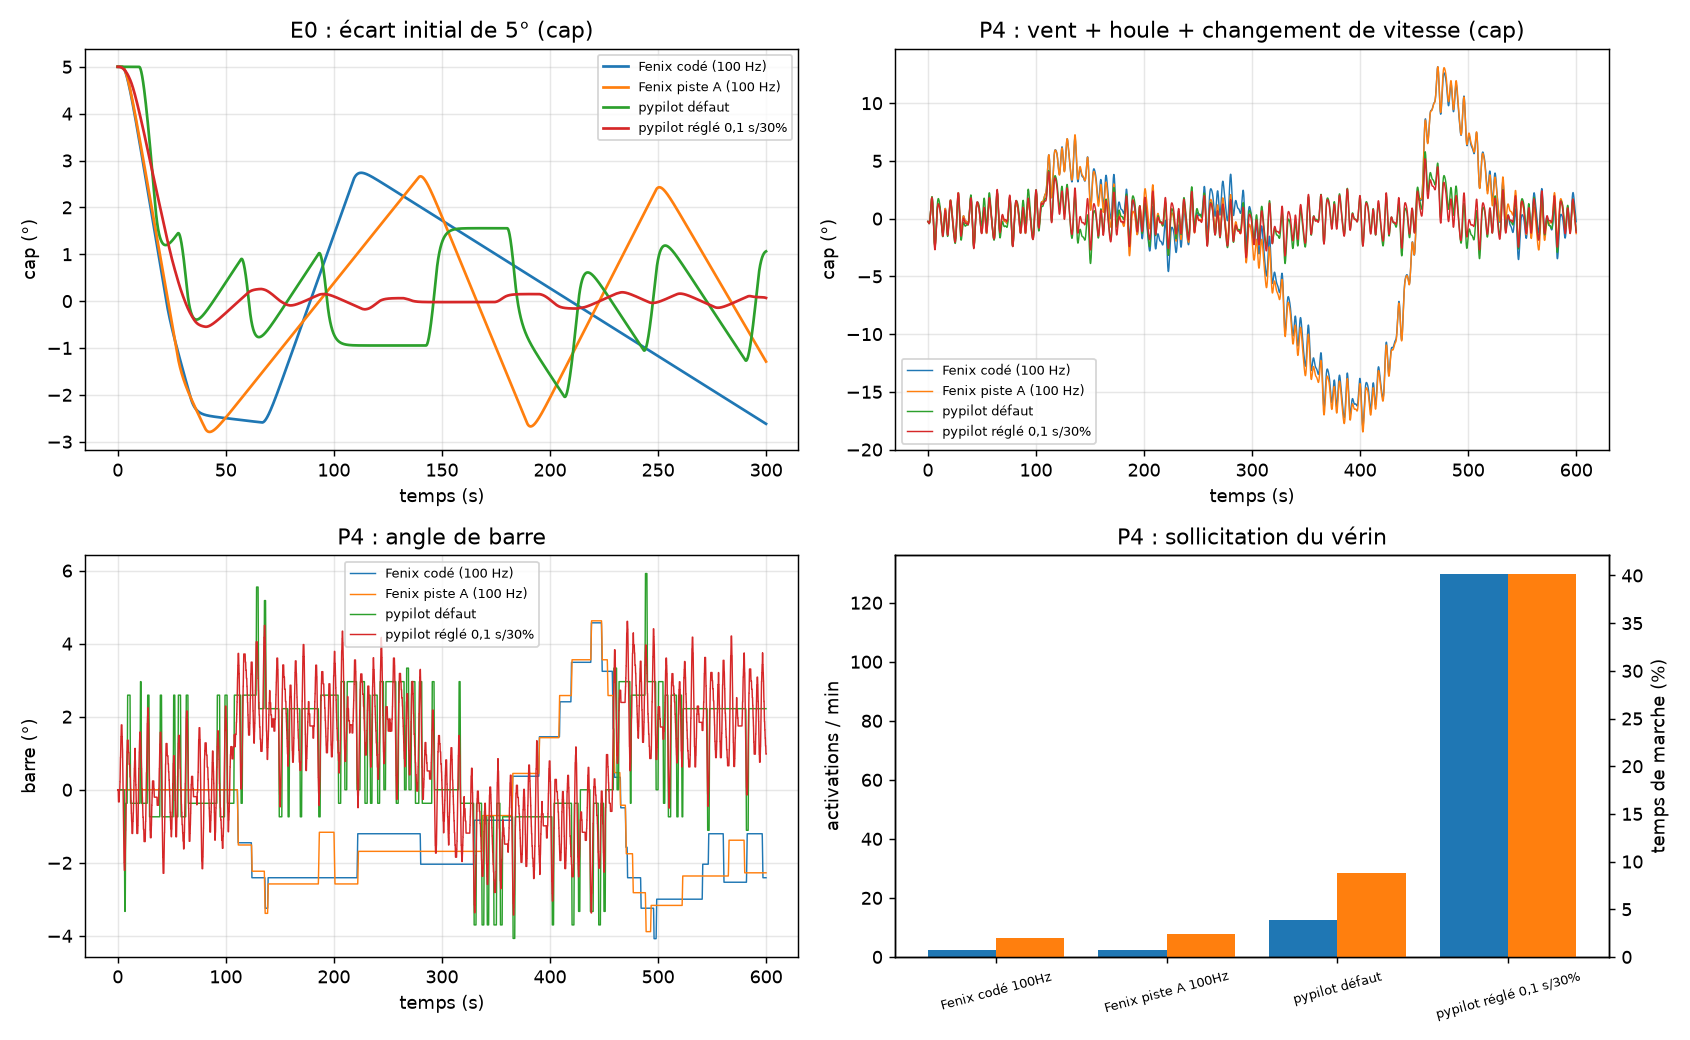

Recreate this plot in Python.
#!/usr/bin/env python3
# -*- coding: utf-8 -*-
"""
Banc de comparaison COMMUN Fenix / pypilot (supplément du plan de tests, § 10).

Ce que ce script ajoute aux deux scripts existants (qui ne sont pas modifiés) :
  - un seul bateau, un seul vérin (vitesse max V), une seule limite de barre L,
    les mêmes conditions initiales et les mêmes perturbations pour tous ;
  - des perturbations : vent (P1), houle (P2), changement de vitesse du bateau (P3),
    combinaison (P4) ;
  - les cinq indicateurs demandés : temps d'établissement (±0,5°), dépassement
    maximal (°), erreur RMS, nombre d'activations du vérin, énergie (estimation) ;
    plus le temps de marche (cycle de service 20 %) et les saturations ;
  - un modèle du vérin de Fenix plus fidèle : seuils d'arrêt / redémarrage, deux
    niveaux de vitesse, rampes, attente de 1,8 s entre inversions (port de
    ActuatorManager::controlActuator, lecture du code, jamais exécuté sur Arduino).

DÉPEND de fenix_pid_sim.py et pypilot_sim.py : les placer dans le MÊME dossier.

HYPOTHÈSES (aucune n'est mesurée ; toutes à remplacer, voir plan de tests M2, M3, M7, M8) :
  - Bateau Nomoto T = 2,26 s, K = 0,19 (bateau de 12 m, valeurs par défaut de Fenix).
  - Vérin : V_MAX = 7,4 °/s à pleine vitesse, vitesse proportionnelle au PWM, pas de
    PWM minimal de démarrage (PWM_MIN_MOVE = 0).
  - Fenix : controlActuator appelé à ACT_HZ (10 ou 100 Hz, À VÉRIFIER dans le firmware :
    cela fixe la durée des rampes de ±5 par appel). Seuil d'arrêt 0,3° et de redémarrage
    1,2° (rudDamping = 5 de HC_INSTPARAM, converti par _ratio = course de barre /
    course du potentiomètre, supposé 700/1023) ; variante 0,6° / 2,4° (valeur 10 de
    DEFAULT_ERROR_FEEDBACK). Le vrai rapport dépend de l'étalonnage du potentiomètre.
  - Fenix connaît exactement la vitesse relative f du bateau.
  - Houle : lacet direct de 1,2° à 6 s, 0,8° à 9 s, 0,5° à 4 s (phases aléatoires par graine).
  - Vent : décalage de barre équivalent (« helm ») en échelon puis rampe.
  - Courant du vérin : 1 A (à vide) à 10 A (pleine charge) d'après la fiche, supposé
    proportionnel au rapport PWM ; énergie = ordre de grandeur, pas une mesure.
  - Bruit capteur : cap 0,2°, gyroscope 0,1 °/s.
  - Piste A (vitesse proportionnelle, Fenix) : paramètres de ma main (plancher PWM 60,
    saturation à 6° d'écart), non validés.

Usage :  python3 comparaison_pilotes.py
"""
import os
import sys

import numpy as np

sys.path.insert(0, os.path.dirname(os.path.abspath(__file__)))
import fenix_pid_sim as fx          # noqa: E402
import pypilot_sim as pp            # noqa: E402

DT = 0.05
T0, K0 = 2.26, 0.19
V_MAX = 7.4          # °/s de barre à pleine vitesse (calcul du montage, rapport § 10.3)
L_DEF = 20.0         # limite de barre commune (°)
ACT_HZ = 10.0        # fréquence supposée d'appel de controlActuator
STOP_DEF = 0.3       # seuil d'arrêt (°) : rudDamping = 5 dans HC_INSTPARAM -> toRudder(5) ~ 3 dixièmes
PWM_MIN_MOVE = 0.0   # PWM minimal de démarrage (inconnu : M3)
SEEDS = (1, 2, 3, 4, 5)
VOLT = 12.0
I_LOW, I_HIGH = 1.0, 10.0


def sign(x):
    return 1 if x > 0 else (-1 if x < 0 else 0)


# ---------------------------------------------------------------- perturbations
def make_disturbances(profile, n, seed, wave_scale=1.0):
    """Retourne (d, f, wave_psi, wave_r) : décalage de barre équivalent (°), vitesse
    relative du bateau, lacet de houle (°) et sa vitesse (°/s)."""
    t = np.arange(n) * DT
    d, f = np.zeros(n), np.ones(n)
    wpsi, wr = np.zeros(n), np.zeros(n)
    rng = np.random.default_rng(1000 + seed)
    if profile in ("P1", "P4"):                          # vent
        w = np.zeros(n)
        w[t >= 100] = 2.0
        ramp = (t >= 250) & (t < 330)
        w[ramp] = 2.0 - 3.0 * (t[ramp] - 250) / 80.0
        w[(t >= 330) & (t < 450)] = -1.0
        d += w
    if profile in ("P2", "P4"):                          # houle
        for amp, per in ((1.2, 6.0), (0.8, 9.0), (0.5, 4.0)):
            ph = rng.uniform(0, 2 * np.pi)
            om = 2 * np.pi / per
            wpsi += wave_scale * amp * np.sin(om * t + ph)
            wr += wave_scale * amp * om * np.cos(om * t + ph)
    if profile == "P3":                                  # P3 seul : barre de compensation constante
        d[t >= 100] += 2.0
    if profile in ("P3", "P4"):                          # vitesse du bateau
        down = (t >= 200) & (t < 260)
        f[down] = 1.0 - 0.5 * (t[down] - 200) / 60.0
        f[(t >= 260) & (t < 400)] = 0.5
        up = (t >= 400) & (t < 460)
        f[up] = 0.5 + 0.5 * (t[up] - 400) / 60.0
    return d, f, wpsi, wr


# ---------------------------------------------------------------- vérin de Fenix
class FenixActuator:
    """Port simplifié de ActuatorManager::controlActuator (lecture du code).

    Décisions évaluées à chaque pas de 50 ms ; les rampes (±5 PWM par appel) sont
    ramenées au temps continu avec ACT_HZ appels par seconde. Le test de blocage,
    les fins de course et le courant ne sont pas modélisés."""

    def __init__(self, mode="coded", hz=ACT_HZ, stop=STOP_DEF, slow=3.0, V=V_MAX,
                 L=L_DEF, floor=60.0, sat=6.0):
        self.mode, self.hz, self.stop, self.slow = mode, hz, stop, slow
        self.restart = 4 * stop
        self.V, self.L, self.floor, self.sat = V, L, floor, sat
        self.pwm, self.dir, self.last_dir = 0.0, 1, 1
        self.estados, self.timer, self.t_timer, self.double = 0, 0, 0.0, False

    def step(self, e, t, dt, delta):
        desired = 1 if e >= 0 else -1
        if self.pwm == 0 and self.timer == 0:           # horloge de la protection
            self.timer, self.t_timer = 1, t
        if self.timer == 1 and t - self.t_timer >= 1.8:
            self.timer = 2
        if abs(e) <= self.stop:                         # 3. bande d'arrêt
            self.pwm = 0.0
            return self._move(delta, dt)
        if self.pwm == 0 and self.restart > abs(e):     # ne pas redémarrer
            return self._move(delta, dt)
        speed_cmd = None
        if desired != self.last_dir or self.estados != 0:   # 4. changement de sens
            speed_cmd = 0.0
            if self.estados == 0:
                if not self.double:
                    self.double = True                  # première lecture : on garde l'état
                    return self._move(delta, dt)
                self.double = False
                self.estados = 1
            elif self.estados == 1:
                if self.pwm == 0:
                    self.estados = 2
            elif self.estados == 2:
                if self.timer == 2:
                    self.estados, self.timer = 0, 0
        if self.estados == 0:                           # 5. choix de la vitesse
            if self.mode == "coded":
                speed_cmd = 255.0 if abs(e) > self.slow else 255.0 / 3
            else:                                       # piste A : proportionnelle
                speed_cmd = min(255.0, max(self.floor, 255.0 * abs(e) / self.sat))
        if self.last_dir != desired and self.estados == 0:
            self.dir = desired
            self.last_dir = desired
        ds = speed_cmd - self.pwm                       # 6. rampes
        if abs(ds) < 5:
            ds = 0.0
        step = 5.0 * self.hz * dt
        new = self.pwm + (step if ds > 0 else -step if ds < 0 else 0.0)
        if (ds > 0 and new > speed_cmd) or (ds < 0 and new < speed_cmd):
            new = speed_cmd
        if new < 5:
            new = 0.0
        self.pwm = min(new, 255.0)
        return self._move(delta, dt)

    def _move(self, delta, dt):
        v = 0.0
        if self.pwm > PWM_MIN_MOVE:
            v = self.dir * self.V * self.pwm / 255.0
        nd = delta + v * dt
        if abs(nd) > self.L:                            # fin de course commune
            nd = self.L * sign(nd)
            self.pwm, v = 0.0, 0.0
        return nd, v


# ---------------------------------------------------------------- simulation commune
def run(algo, profile, seed, psi0=0.0, t_end=600.0, L=L_DEF, V=V_MAX, sub=4,
        noise=1.0, f_const=1.0, wave_scale=1.0):
    """algo : dict(kind='fenix'|'pyp', ...)."""
    n = int(t_end / DT)
    rng = np.random.default_rng(seed)
    nh = 0.2 * noise * rng.standard_normal(n)
    nr = 0.1 * noise * rng.standard_normal(n)
    d, f, wpsi, wr = make_disturbances(profile, n, seed, wave_scale)
    f = f * f_const
    psi, r, delta = psi0, 0.0, 0.0
    t_a, e_a, del_a, v_a, tgt_clip = (np.zeros(n) for _ in range(5))
    kind = algo["kind"]
    if kind == "fenix":
        pid = fx.FenixPID(sched=algo.get("sched", "fenix"))
        pid.start(-psi0)
        target = 0.0
        act = None if algo.get("act") == "ideal" else FenixActuator(
            algo.get("act", "coded"), algo.get("hz", ACT_HZ), stop=algo.get("stop", STOP_DEF), V=V, L=L)
    else:
        sv = pp.Servo(algo.get("servo", "real"), algo.get("period", 0.4),
                      algo.get("smin", 1.0), algo.get("smax", 1.0))
        heading_lp, hr_lp, hrr_lp, prev_r = psi0, 0.0, 0.0, 0.0
    for i in range(n):
        t = i * DT
        psi_true, r_true = psi + wpsi[i], r + wr[i]
        mh, mr = psi_true + nh[i], r_true + nr[i]
        v = 0.0
        if kind == "fenix":
            if i % 2 == 0:                               # PID à 10 Hz
                rudder_error = int(round((target - delta) * 10.0))
                u = pid.compute(-mh, rudder_error, f[i])
                raw = u / 10.0
                target = float(np.clip(raw, -L, L))
                tgt_clip[i] = 1.0 if abs(raw) > L else 0.0
            elif i > 0:
                tgt_clip[i] = tgt_clip[i - 1]
            e = target - delta
            if act is None:                              # vérin idéal (validation)
                step = float(np.clip(e, -V * DT, V * DT))
                delta = float(np.clip(delta + step, -L, L))
                v = step / DT
            else:
                delta, v = act.step(e, t, DT, delta)
            phys = delta
        else:
            hrr_raw = (mr - prev_r) / DT
            prev_r = mr
            heading_lp = .2 * mh + .8 * heading_lp
            hr_lp = .2 * mr + .8 * hr_lp
            hrr_lp = .1 * hrr_raw + .9 * hrr_lp
            err = min(max(heading_lp - 0.0, -30.0), 30.0)
            pr = np.sqrt(abs(err)) * (-1 if err < 0 else 1)
            cmd = .003 * err + .09 * hr_lp + .075 * hrr_lp + .005 * pr
            speed = sv.command(cmd, t, DT)
            nd = delta + V * speed * DT
            if abs(nd) > L:
                nd = L * sign(nd)
                speed = 0.0
            v = (nd - delta) / DT if speed != 0 else 0.0
            delta = nd
            phys = -delta                                # convention pypilot : signe inversé
        T, K = T0 / f[i], K0 * f[i]
        h = DT / sub
        for _ in range(sub):
            r += (-r + K * (phys + d[i])) / T * h
            psi += r * h
        t_a[i], e_a[i], del_a[i], v_a[i] = t, psi + wpsi[i], delta, v
    return dict(t=t_a, e=e_a, delta=del_a, v=v_a, clip=tgt_clip, L=L, V=V)


# ---------------------------------------------------------------- indicateurs
def indicators(res, e0=0.0, tol=0.5, win=(60.0, None)):
    t, e, delta, v = res["t"], res["e"], res["delta"], res["v"]
    L, V = res["L"], res["V"]
    dur = t[-1] + DT
    out_idx = np.where(np.abs(e) > tol)[0]
    settle = 0.0 if len(out_idx) == 0 else t[out_idx[-1]]
    if len(out_idx) and out_idx[-1] >= len(t) - 2:
        settle = float("inf")
    s = 1 if e0 > 0 else -1
    over = float(max(0.0, (-s * e).max())) if e0 else float("nan")
    w = t >= win[0] if win[1] is None else (t >= win[0]) & (t < win[1])
    rms = float(np.sqrt(np.mean(e[w] ** 2)))
    emax = float(np.abs(e[w]).max())
    moving = np.abs(v) > 1e-9
    starts = int(np.sum(moving[1:] & ~moving[:-1]) + (1 if moving[0] else 0))
    duty = float(np.mean(moving))
    eq = float(np.mean(np.abs(v)) / V)
    travel = float(np.sum(np.abs(np.diff(delta))) / dur * 60.0)
    sat = float(np.mean((np.abs(delta) >= L - 0.05)) * 100.0)
    return dict(settle=settle, over=over, rms=rms, emax=emax, starts_min=starts / dur * 60.0,
                duty=duty * 100.0, travel=travel, sat=sat, tclip=float(np.mean(res["clip"]) * 100.0),
                wh_lo=VOLT * I_LOW * eq, wh_hi=VOLT * I_HIGH * eq)


ALGOS = {
    "Fenix codé (10 Hz)":      dict(kind="fenix", act="coded", hz=10.0),
    "Fenix codé (100 Hz)":     dict(kind="fenix", act="coded", hz=100.0),
    "Fenix codé 100Hz arrêt0,6": dict(kind="fenix", act="coded", hz=100.0, stop=0.6),
    "Fenix piste A (100 Hz)":  dict(kind="fenix", act="A", hz=100.0),
    "pypilot défaut":          dict(kind="pyp", servo="real", period=0.4, smin=1.0),
    "pypilot réglé 0,1 s/30%": dict(kind="pyp", servo="real", period=0.1, smin=0.3),
    "pypilot servo idéal*":    dict(kind="pyp", servo="ideal"),
}


def avg(list_of_dicts):
    keys = list_of_dicts[0].keys()
    out = {}
    for k in keys:
        vals = np.array([d[k] for d in list_of_dicts], dtype=float)
        if np.all(np.isnan(vals)):
            out[k] = float("nan")
        else:
            out[k] = float("inf") if np.any(np.isinf(vals)) else float(np.nanmean(vals))
    return out


def fmt_s(x):
    return ">600" if x == float("inf") else f"{x:.0f}"


# ---------------------------------------------------------------- validation
def validation():
    print("=== V0 : validation du banc commun contre les deux scripts d'origine ===")
    print("(bruit et houle coupés, mêmes réglages, écart maximal de cap entre ancien et nouveau code)")
    # pypilot : mêmes paramètres que pypilot_sim.simulate (V = 7, course 45°)
    for mode in ("ideal", "real"):
        pp.RUDDER_RANGE = 45.0
        t0, psi0_, de0, sp0 = pp.simulate(f=1.0, V=7.0, servo=mode, psi0=5.0, noise_h=0.0,
                                          noise_r=0.0, t_end=300, FF=0.0)
        res = run(dict(kind="pyp", servo=mode), "P0", 1, psi0=5.0, t_end=300, L=45.0, V=7.0,
                  noise=0.0)
        dmax = float(np.max(np.abs(res["e"] - psi0_)))
        print(f"  pypilot {mode:<5} : écart max de cap = {dmax:.2e} °")
    # Fenix : vérin idéal comme dans fenix_pid_sim.simulate(stop_band=0, rate=7)
    t1, p1, d1, _ = fx.simulate(1.0, sched="fenix", psi0=5.0, noise=0.0, stop_band=0.0,
                                rate=7.0, t_end=300)
    res = run(dict(kind="fenix", act="ideal"), "P0", 1, psi0=5.0, t_end=300, L=35.0, V=7.0,
              sub=1, noise=0.0)
    print(f"  Fenix  idéal  : écart max de cap = {float(np.max(np.abs(res['e'] - p1))):.2e} °")
    print("  (un écart de l'ordre de 1e-9 à 1e-6 signifie : même logique de commande)")


# ---------------------------------------------------------------- scénarios
def scenario(profile, psi0, t_end, win, title, tol=0.5):
    print(f"\n=== {title} ===")
    hdr = (f"{'algorithme':<27}| {'établ.±0,5°':>11} {'dépass.°':>8} {'RMS°':>5} {'max|e|°':>7} | "
           f"{'activ./min':>10} {'marche%':>7} {'barre°/min':>10} | {'Wh/h bas–haut':>13} | {'sat.%':>5} {'cible écr.%':>11}")
    print(hdr)
    rows = {}
    for name, algo in ALGOS.items():
        ind = avg([indicators(run(algo, profile, s, psi0=psi0, t_end=t_end), e0=psi0, tol=tol, win=win)
                   for s in SEEDS])
        rows[name] = ind
        st = fmt_s(ind["settle"]) if profile == "P0" else "—"
        ov = f"{ind['over']:.2f}" if profile == "P0" else "—"
        print(f"{name:<27}| {st:>11} {ov:>8} {ind['rms']:5.2f} {ind['emax']:7.2f} | "
              f"{ind['starts_min']:10.1f} {ind['duty']:7.1f} {ind['travel']:10.1f} | "
              f"{ind['wh_lo']:5.2f}–{ind['wh_hi']:5.2f} | {ind['sat']:5.1f} {ind['tclip']:11.1f}")
    return rows


def main():
    validation()
    print("\nMoyenne sur 5 graines (même bruit et mêmes perturbations pour tous les algorithmes).")
    print("* servo idéal : référence théorique, pas un vérin réel ; ses « activations » ne sont pas comparables.")
    print("Wh/h : 12 V × (1 A à 10 A) × rapport PWM moyen — ordre de grandeur, électronique de commande exclue.")
    all_rows = {}
    all_rows["P0"] = scenario("P0", 5.0, 600.0, (400.0, None),
                              "E0 : écart initial de 5°, sans perturbation (RMS sur t > 400 s)")
    titles = {"P1": "P1 : variation de vent (échelon +2° à 100 s, rampe vers −1°, retour à 0)",
              "P2": "P2 : houle (lacet direct ±2,5° environ, périodes 4 à 9 s)",
              "P3": "P3 : changement de vitesse du bateau (f : 1,0 → 0,5 → 1,0), avec barre de compensation de 2° dès 100 s",
              "P4": "P4 : combinaison P1 + P2 + P3"}
    for p in ("P1", "P2", "P3", "P4"):
        all_rows[p] = scenario(p, 0.0, 600.0, (60.0, None), titles[p] + " (RMS sur t > 60 s)")
    print("\nLecture : aucun classement n'est tiré ici. Les compromis précision / usure / énergie")
    print("se jugent avec des seuils que Mathieu doit fixer (plan de tests § 10.6).")

    try:
        import matplotlib
        matplotlib.use("Agg")
        import matplotlib.pyplot as plt
        names = ["Fenix codé (100 Hz)", "Fenix piste A (100 Hz)", "pypilot défaut", "pypilot réglé 0,1 s/30%"]
        fig, ax = plt.subplots(2, 2, figsize=(13, 8))
        for nm in names:
            r0 = run(ALGOS[nm], "P0", 1, psi0=5.0, t_end=300)
            ax[0, 0].plot(r0["t"], r0["e"], label=nm)
            r4 = run(ALGOS[nm], "P4", 1, psi0=0.0, t_end=600)
            ax[0, 1].plot(r4["t"], r4["e"], label=nm, lw=.8)
            ax[1, 0].plot(r4["t"], r4["delta"], label=nm, lw=.8)
        ax[0, 0].set_title("E0 : écart initial de 5° (cap)")
        ax[0, 1].set_title("P4 : vent + houle + changement de vitesse (cap)")
        ax[1, 0].set_title("P4 : angle de barre")
        for a in ax.ravel()[:3]:
            a.set_xlabel("temps (s)"); a.grid(alpha=.3); a.legend(fontsize=7)
        ax[0, 0].set_ylabel("cap (°)"); ax[0, 1].set_ylabel("cap (°)"); ax[1, 0].set_ylabel("barre (°)")
        x = np.arange(len(names))
        ax[1, 1].bar(x - 0.2, [all_rows["P4"][n]["starts_min"] for n in names], 0.4, label="activations/min")
        ax2 = ax[1, 1].twinx()
        ax2.bar(x + 0.2, [all_rows["P4"][n]["duty"] for n in names], 0.4, color="C1", label="temps de marche %")
        ax[1, 1].set_xticks(x); ax[1, 1].set_xticklabels([n.replace(" (100 Hz)", " 100Hz") for n in names],
                                                         rotation=15, fontsize=7)
        ax[1, 1].set_title("P4 : sollicitation du vérin"); ax[1, 1].set_ylabel("activations / min")
        ax2.set_ylabel("temps de marche (%)")
        fig.tight_layout()
        out = os.path.join(os.path.dirname(os.path.abspath(__file__)), "comparaison_pilotes.png")
        fig.savefig(out, dpi=130)
        print("\nFigure :", out)
    except Exception as e:
        print("\n(pas de figure :", e, ")")


if __name__ == "__main__":
    main()
